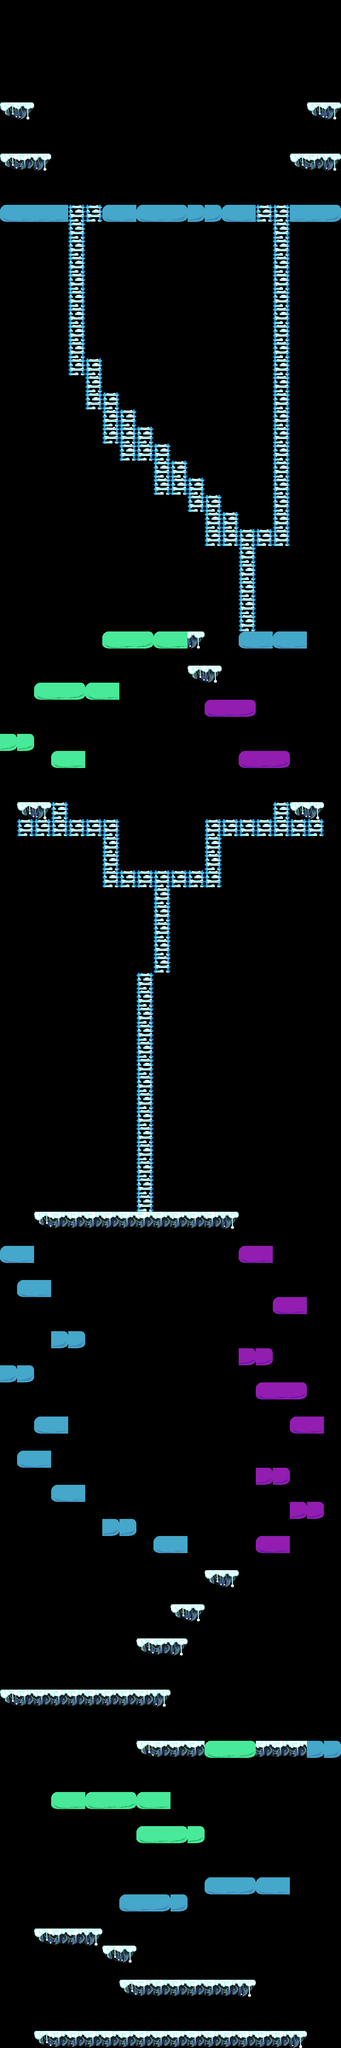

This game map was drawn from its Tiled (.tmx) file and the tilesets committed beside it. A one-line description and the trimmed map source follow:
An orthogonal 20x120 tile map with 50x50 px tiles, 2 tile layers (Platforms, Ladders), 6 tilesets.

<map version="1.0" tiledversion="1.0.3" orientation="orthogonal" renderorder="right-down" width="20" height="120" tilewidth="50" tileheight="50" nextobjectid="1">
 <tileset firstgid="1" name="tempBlueBlock" tilewidth="50" tileheight="50" tilecount="3" columns="3">
  <image source="tempBlueBlock.png" width="150" height="50" />
 </tileset>
 <tileset firstgid="4" name="tempGreenBlock" tilewidth="50" tileheight="50" tilecount="3" columns="3">
  <image source="tempGreenBlock.png" width="150" height="50" />
 </tileset>
 <tileset firstgid="7" name="tempPurpleBlock" tilewidth="50" tileheight="50" tilecount="3" columns="3">
  <image source="tempPurpleBlock.png" width="150" height="50" />
 </tileset>
 <tileset firstgid="10" name="snow_platform" tilewidth="50" tileheight="50" tilecount="3" columns="3">
  <image source="snow_platform.png" width="150" height="50" />
 </tileset>
 <tileset firstgid="13" name="fixed_ice_ladder" tilewidth="50" tileheight="50" tilecount="1" columns="1">
  <image source="fixed_ice_ladder.png" width="50" height="50" />
 </tileset>
 <tileset firstgid="14" name="fixed_ice_ladder_top" tilewidth="50" tileheight="50" tilecount="1" columns="1">
  <image source="fixed_ice_ladder.png" width="50" height="50" />
 </tileset>
 <layer name="Platforms" width="20" height="120">
  <data>[2400 cells, 183 non-empty, 12 distinct tile ids]</data>
 </layer>
 <layer name="Ladders" width="20" height="120">
  <data>[2400 cells, 107 non-empty, 2 distinct tile ids]</data>
 </layer>
</map>
